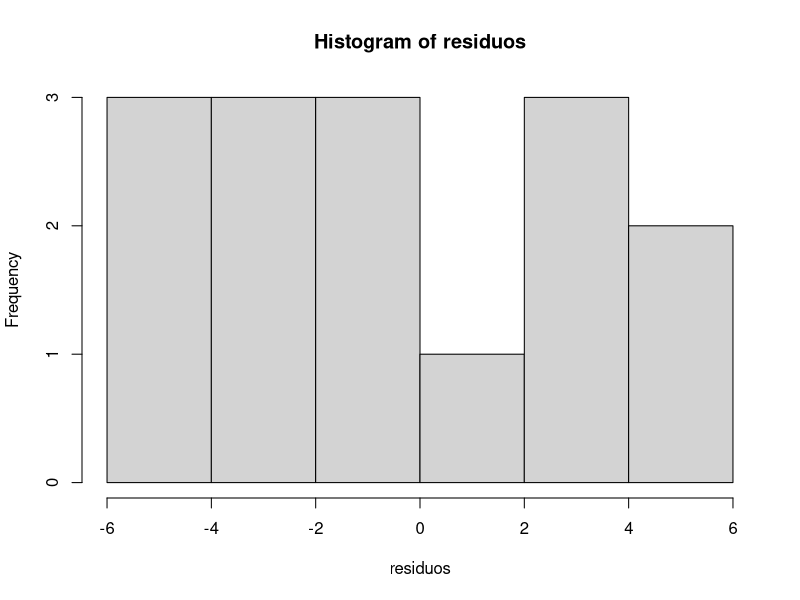
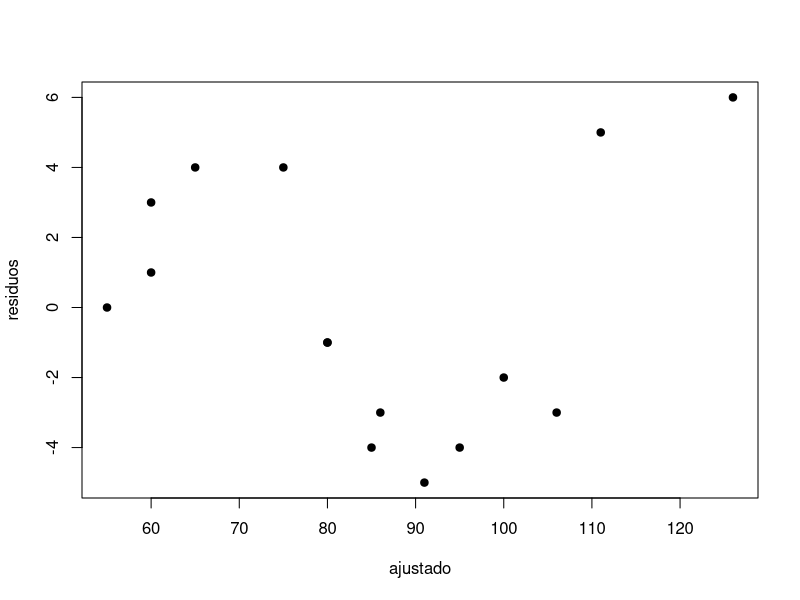

The R source for these figures, in order: (Note: this script raises an error after producing the figures.)
library("dplyr")
ratos<-data.frame(resp=c(83,86,103,116,132,
                         63,69,79,81,98,
                         55,61,79,79,91),
                  bloco=rep(1:3,c(5,5,5)),
                  trat=rep(c(30,34,38,42,46),3))

I<-5
J<-3

m.hat<-mean(ratos$resp)


# Total de tratamentos
Ti<-ratos |>
  group_by(trat) |>
  summarise(Ti=sum(resp))

# Total de blocos
Bi<- ratos |>
  group_by(bloco) |>
  summarise(Bi=sum(resp))
Ti<-Ti$Ti
Bi<-Bi$Bi
ti<- rep(Ti,3)/J - m.hat
bj<- rep(Bi,c(5,5,5))/I -m.hat
ajustado<-m.hat + ti + bj
residuos<- ratos$resp - ajustado
hist(residuos)

shapiro.test(residuos)

plot(ajustado, residuos, pch=19)
bartlett.test(resp ~ trat, data=ratos)


# Podemos fazer a ANOVA
correcao<- (sum(ratos$resp)^2)/(I*J)

SQTRAT<- sum(Ti^2)/J - correcao

SQBLOCO<- sum(Bi^2)/I - correcao

SQTOTAL<- sum(ratos$resp^2) - correcao

SQRES<-SQTOTAL-SQBLOCO-SQTRAT

# Variancia para o CV

s.2<-sum(residuos^2)/(I*(J-1)) # variância média
s<-sqrt(s.2)
s

CV<-s/m.hat * 100
CV


si<-apply(residuo.squared,1,FUN=function(x)sum(x)/I) #variância no trat i

sum(si)/I

s.2<-sum(residuo^2)/(I*(J-1)) # variância média


s<-sqrt(s.2)

Ti
c.1<-c(-2,-1,0,1,2)
c.2<-c(2,-1,-2,-1,2)
c.3<-c(-1,2,0,-2,1)
c.4<-c(1,-4,6,-4,1)

SQRL<-(t(Ti)%*%c.1)^2 / (J*sum(c.1^2)) 
SQ2<-(t(Ti)%*%c.2)^2 / (J*sum(c.2^2)) 
SQ3<-(t(Ti)%*%c.3)^2 / (J*sum(c.3^2)) 
SQ4<-(t(Ti)%*%c.4)^2 / (J*sum(c.4^2)) 

RL<-lm(resp~trat, data=ratos)



